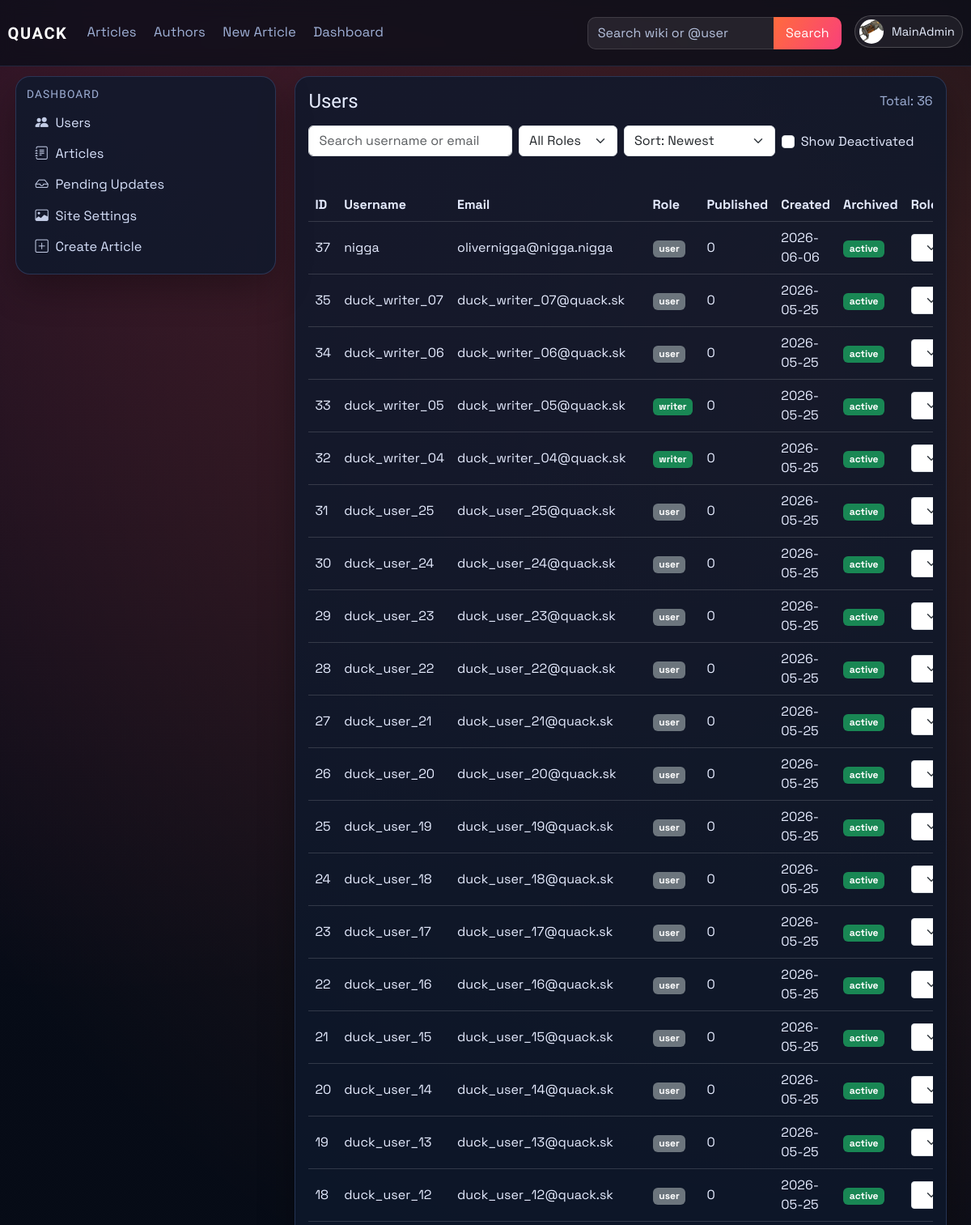
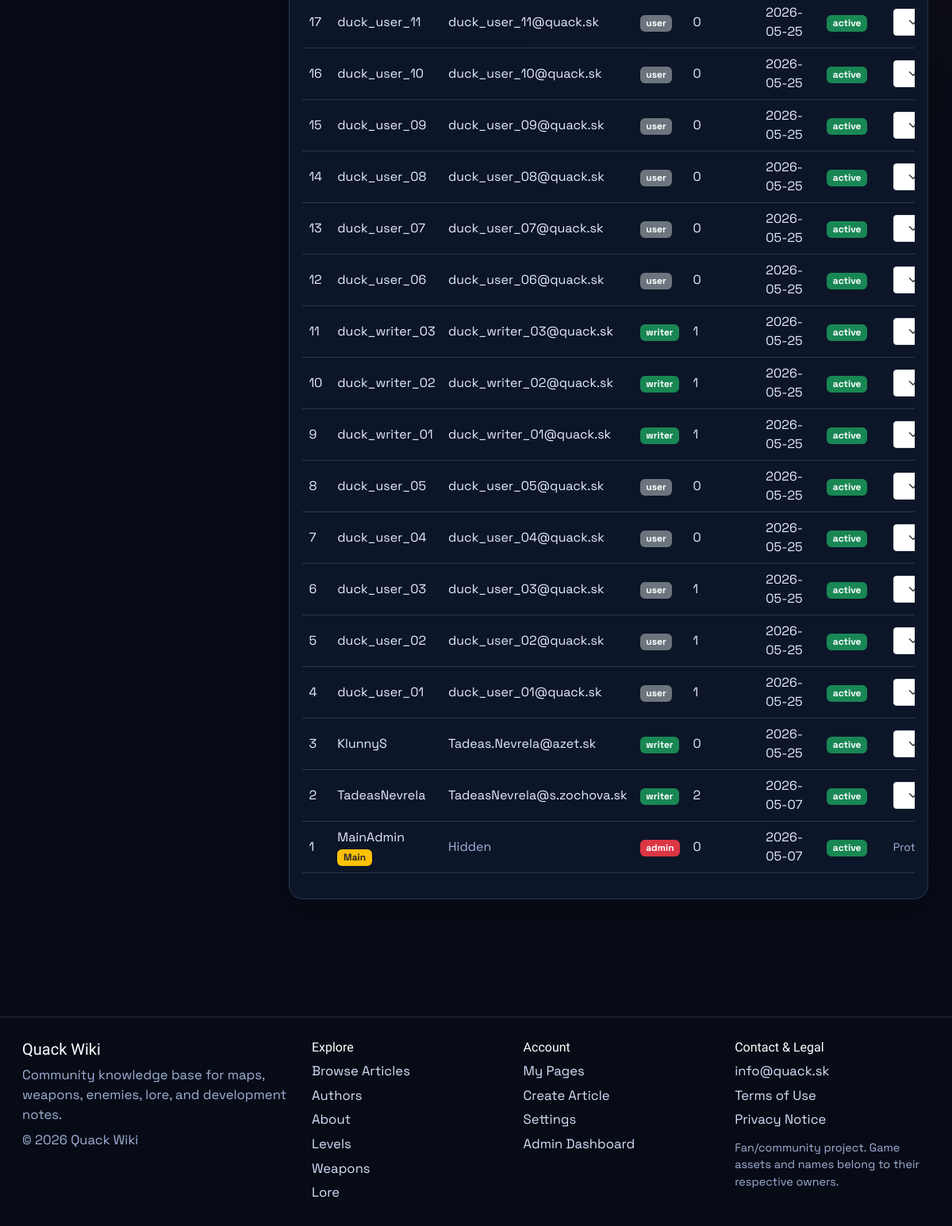
/dashboard/users (signed in), run on an earlier commit of the app's database (2 pictures, top to bottom).
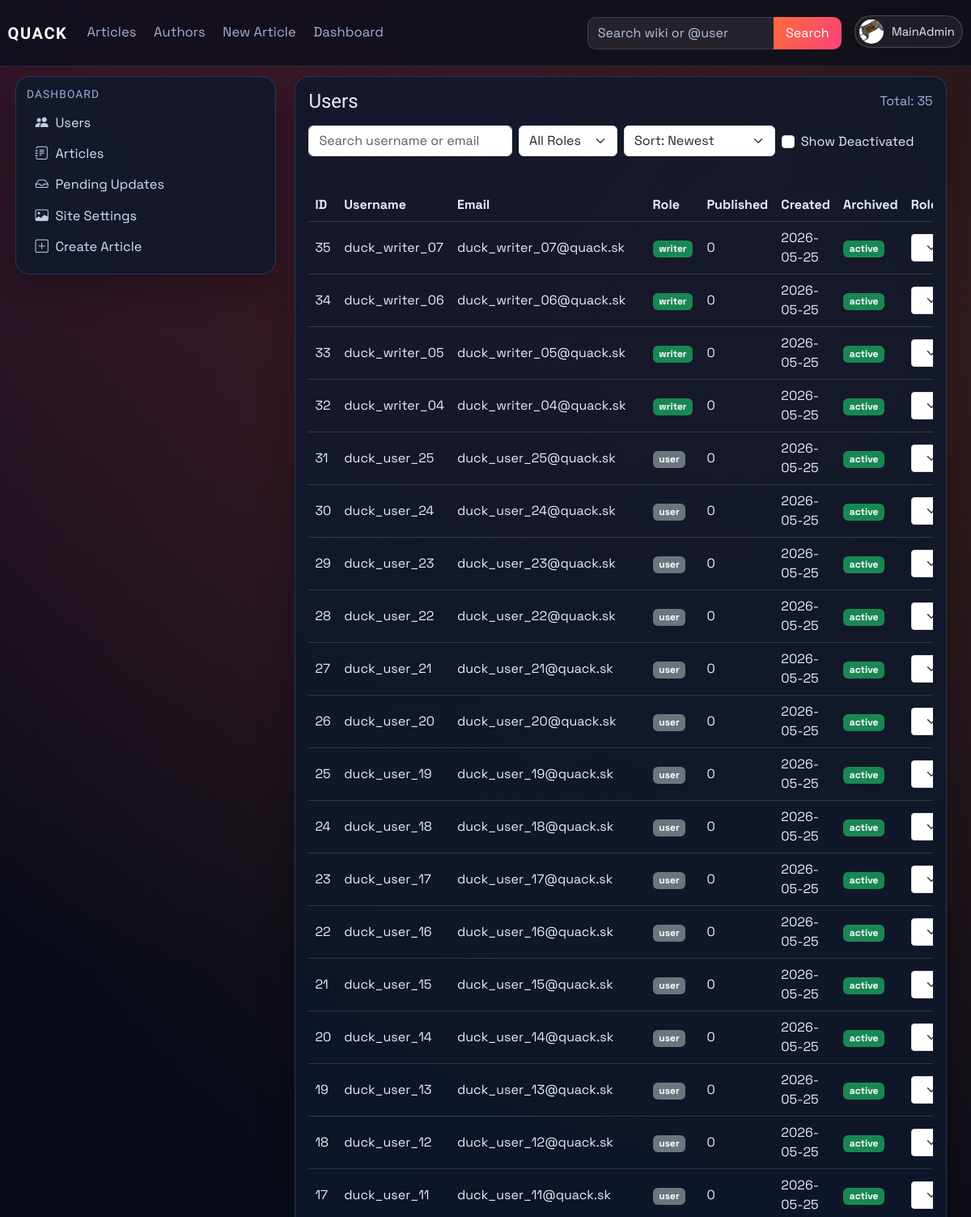
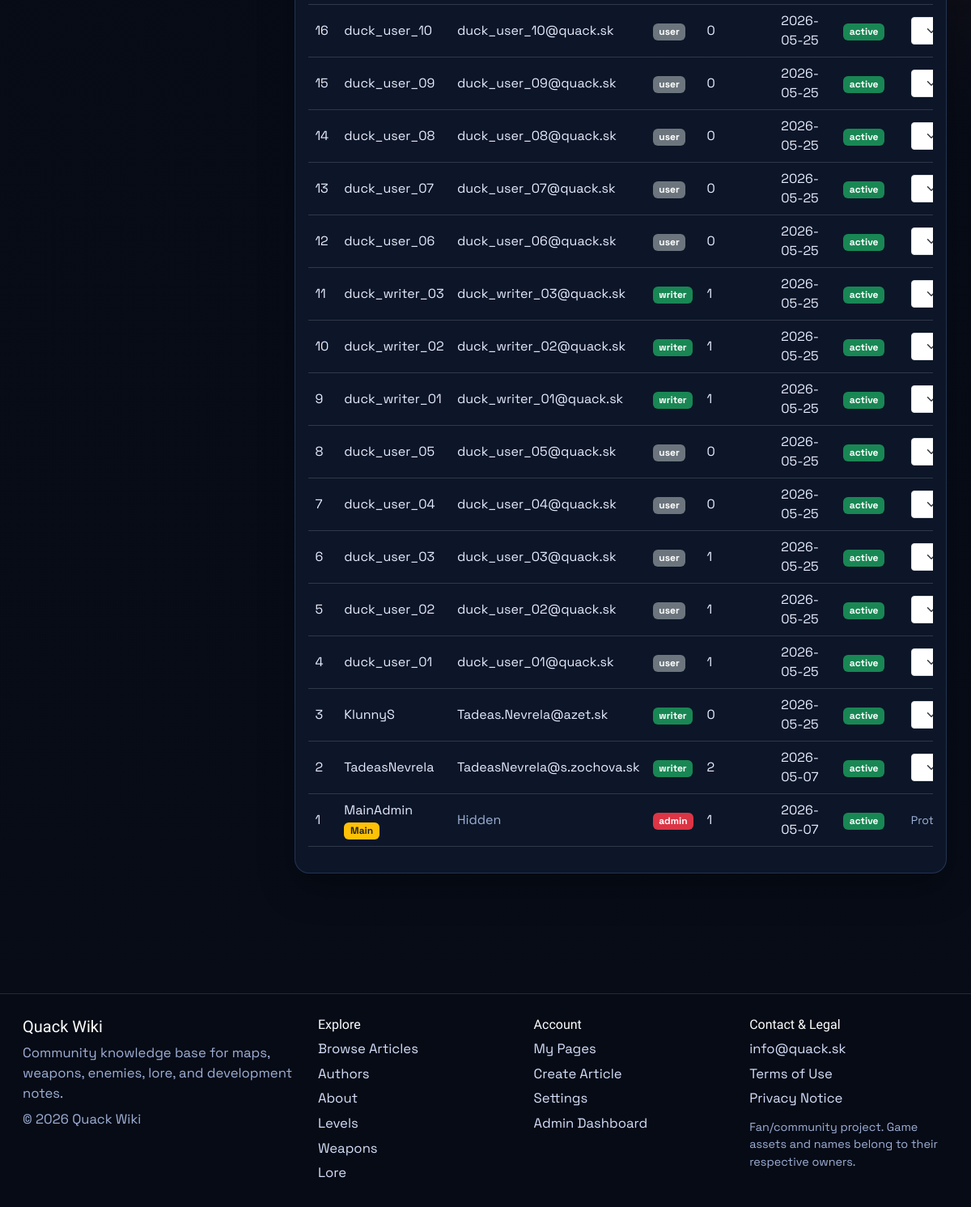
And on a later commit of the database (2 pictures, top to bottom).
### models.py (models this page shows, shortened)
class User(db.Model, UserMixin):
    id = db.Column(db.Integer, primary_key=True)
    username = db.Column(db.String(120), unique=True, nullable=False)
    email = db.Column(db.String(120), unique=True, nullable=False)
    password_hash = db.Column(db.String(128), nullable=False)
    profile_image_url = db.Column(db.String(120), nullable=True)
    public_display_name = db.Column(db.String(80), nullable=True)
    public_bio = db.Column(db.Text, nullable=True)
    created_at = db.Column(db.DateTime, default=datetime.utcnow)
    role = db.Column(db.String(30), default='user')
    is_archived = db.Column(db.Boolean, default=False, nullable=False)
    archived_at = db.Column(db.DateTime, nullable=True)

class Article(db.Model):
    id = db.Column(db.Integer, primary_key=True)
    title = db.Column(db.String(120), unique=True, nullable=False)
    author = db.Column(db.String(120), nullable=False)
    created_at = db.Column(db.DateTime, default=datetime.utcnow)
    image_url = db.Column(db.String(120), default='default.png')
    summary = db.Column(db.Text)
    content = db.Column(db.Text, nullable=False)
    infobox_data = db.Column(db.Text, nullable=True)
    tags = db.Column(db.JSON, default=list)
    status = db.Column(db.String(20), default='pending', nullable=False)
    approved_by = db.Column(db.String(120), nullable=True)
    approved_at = db.Column(db.DateTime, nullable=True)
    is_archived = db.Column(db.Boolean, default=False, nullable=False)
    archived_at = db.Column(db.DateTime, nullable=True)

### main.py (the view)
@app.route('/dashboard/users')
@role_required(['admin'])
def dashboard_users():
    search = (request.args.get('q') or '').strip()
    role_filter = (request.args.get('role') or 'all').strip().lower()
    show_archived = request.args.get('show_archived') == '1'
    sort = (request.args.get('sort') or 'newest').strip().lower()
    query = User.query
    if not show_archived:
        query = query.filter(User.is_archived.is_(False))
    if search:
        like = f'%{search}%'
        query = query.filter((User.username.ilike(like)) | (User.email.ilike(like)))
    if role_filter in {'user', 'writer', 'admin'}:
        query = query.filter(User.role == role_filter)
    sort_map = {
        'newest': User.created_at.desc(),
        'oldest': User.created_at.asc(),
        'username_az': User.username.asc(),
        'username_za': User.username.desc(),
        'role_az': User.role.asc(),
        'role_za': User.role.desc(),
    }
    users = query.order_by(sort_map.get(sort, User.created_at.desc())).all()
    all_published_counts = published_article_counts_by_user()
    published_counts = {user.username: all_published_counts.get(user.username, 0) for user in users}
    role_form = RoleForm()
    return render_template(
        'dashboard_users.html',
        users=users,
        published_counts=published_counts,
        role_form=role_form,
        search=search,
        role_filter=role_filter,
        show_archived=show_archived,
        sort=sort,
    )

### templates/dashboard_users.html (shortened to what this page needs)
{% extends "_base.html" %}
{% block content %}
<div class="container-fluid px-0">
    <section id="users-section" class="card p-3">
        <div class="d-flex justify-content-between align-items-center mb-3">
            <h4 class="mb-0">Users</h4>
            <span class="text-muted">Total: {{ users|length }}</span>
        </div>
        <form method="GET" action="{{ url_for('dashboard_users') }}" class="row g-2 mb-3" id="usersFilterForm">
            <div class="col-md-4">
                <input class="form-control" type="search" name="q" value="{{ search }}" placeholder="Search username or email" id="usersSearch">
            </div>
            <div class="col-md-2">
                <select class="form-select" name="role" onchange="this.form.submit()">
                    <option value="all" {% if role_filter == 'all' %}selected{% endif %}>All Roles</option>
                </select>
            </div>
            <div class="col-md-3">
                <select class="form-select" name="sort" onchange="this.form.submit()">
                    <option value="newest" {% if sort == 'newest' %}selected{% endif %}>Sort: Newest</option>
                </select>
            </div>
            <div class="col-md-3">
                <div class="form-check mt-2">
                    <input class="form-check-input" type="checkbox" value="1" id="showArchivedUsers" name="show_archived" onchange="this.form.submit()" {% if show_archived %}checked{% endif %}>
                    <label class="form-check-label" for="showArchivedUsers">Show Deactivated</label>
                </div>
            </div>
        </form>
        <div class="table-responsive">
            <table class="table table-hover align-middle">
                <thead>
                    <tr>
                        <th>ID</th>
                        <th>Username</th>
                        <th>Email</th>
                        <th>Role</th>
                        <th>Published</th>
                        <th>Created</th>
                        <th>Archived</th>
                        <th>Role Action</th>
                    </tr>
                </thead>
                <tbody>
                    {% for user in users %}
                    <tr>
                        <td>{{ user.id }}</td>
                        <td>
                            {% if user.is_archived %}
                            <span class="text-muted">{{ user.username }}</span>
                            {% else %}
                            <a href="{{ url_for('public_profile', username=user.username) }}">{{ user.username }}</a>
                            {% endif %}
                            {% if user.username == "MainAdmin" %} <span class="badge bg-warning text-dark">Main</span>{% endif %}
                        </td>
                        <td>
                            {% if user.username == "MainAdmin" %}
                                <span class="text-muted">Hidden</span>
                            {% else %}
                                {{ user.email }}
                            {% endif %}
                        </td>
                        <td>
                            {% if user.role == "admin" %}
                            <span class="badge bg-danger">admin</span>
                            {% elif user.role == "writer" %}
                            <span class="badge bg-success">writer</span>
                            {% else %}
                            <span class="badge bg-secondary">user</span>
                            {% endif %}
                        </td>
                        <td>{{ published_counts.get(user.username, 0) }}</td>
                        <td>{{ user.created_at.strftime('%Y-%m-%d') if user.created_at else '-' }}</td>
                        <td>
                            {% if user.is_archived %}
                            <span class="badge bg-secondary">deactivated</span>
                            {% else %}
                            <span class="badge bg-success">active</span>
                            {% endif %}
                        </td>
                        <td>
                            {% if user.is_archived %}
                                <span class="text-muted small">Deactivated user</span>
                            {% elif user.username == "MainAdmin" %}
                                <span class="text-muted small">Protected account</span>
                            {% elif user.id == current_user.id %}
                                <span class="text-muted small">Self-change blocked</span>
                            {% elif user.role == "admin" and current_user.username != "MainAdmin" %}
                                <span class="text-muted small">Only MainAdmin can modify admins</span>
                            {% else %}
                            <form method="POST" action="{{ url_for('set_role', user_id=user.id) }}" class="d-flex gap-2">
                                {{ role_form.role(class="form-select form-select-sm") }}
                            </form>
                            {% endif %}
                        </td>
                    </tr>
                    {% endfor %}
                </tbody>
            </table>
        </div>
    </section>
</div>
{% endblock %}

### templates/_base.html (shortened to what this page needs)
<!doctype html>
<html lang="en">
<head>
    <link href="https://cdn.jsdelivr.net/npm/bootstrap@5.3.3/dist/css/bootstrap.min.css" rel="stylesheet">
    <link href="https://cdn.jsdelivr.net/npm/bootstrap-icons@1.11.3/font/bootstrap-icons.min.css" rel="stylesheet">
    <link rel="stylesheet" href="{{ url_for('static', filename='css/style.css', v='20260606-1') }}">
</head>
<body>
    {% from "partials/tag_link.html" import tag_article_link %}
    {% include "partials/navbar.html" %}
    <div class="layout-shell container-fluid">
        <aside class="wiki-sidebar-detached d-none d-lg-block">
            {% include "partials/sidebar.html" %}
        </aside>
        <main class="page-content page-content-with-sidebar">
            {% block content %}{% endblock %}
        </main>
        <div class="layout-footer-spacer d-none d-lg-block" aria-hidden="true"></div>
    </div>
    {% include "partials/footer.html" %}
</body>
</html>

### templates/partials/tag_link.html
{% macro tag_article_link(tag, label, icon='', class_name='') -%}
<a href="{{ url_for('about') if tag == 'about-us' else url_for('tagged_article', tag=tag) }}"{% if class_name %} class="{{ class_name }}"{% endif %}>
    {% if icon %}<i class="{{ icon }} sidebar-icon"></i>{% endif %}{{ label }}
</a>
{%- endmacro %}

### templates/partials/navbar.html (shortened to what this page needs)
{% from "partials/tag_link.html" import tag_article_link %}
<nav class="navbar navbar-expand-lg main-nav">
    <div class="container-fluid nav-wrap">
        <a class="navbar-brand brand-mark" href="{{ url_for('index') }}">QUACK</a>
        <div class="collapse navbar-collapse" id="navbarNav">
            <ul class="navbar-nav me-auto nav-links">
                <li class="nav-item"><a class="nav-link" href="{{ url_for('articles') }}">Articles</a></li>
                <li class="nav-item"><a class="nav-link" href="{{ url_for('authors') }}">Authors</a></li>
                <li class="nav-item"><a class="nav-link" href="{{ url_for('create_article') }}">New Article</a></li>
                {% if current_user.is_authenticated and current_user.role == "admin" %}
                <li class="nav-item"><a class="nav-link" href="{{ url_for('dashboard_users') }}">Dashboard</a></li>
                {% elif current_user.is_authenticated and current_user.role == "writer" %}
                <li class="nav-item"><a class="nav-link" href="{{ url_for('dashboard_articles') }}">Dashboard</a></li>
                {% endif %}
            </ul>
            <ul class="navbar-nav ms-auto align-items-lg-center nav-tools">
                <li class="nav-item nav-search-wrap">
                    <form class="nav-search" method="GET" action="{{ url_for('site_search') }}">
                        {% set nav_query = request.args.get('q', '') %}
                        {% if request.endpoint == 'authors' and request.args.get('all') == '1' and nav_query %}
                            {% set nav_query = '@' ~ nav_query %}
                        {% elif request.endpoint not in ['articles', 'authors'] %}
                            {% set nav_query = '' %}
                        {% endif %}
                        <input class="form-control" type="search" name="q" value="{{ nav_query }}" placeholder="Search wiki or @user">
                        <button class="btn btn-brand" type="submit">Search</button>
                    </form>
                </li>
                {% if current_user.is_authenticated %}
                <li class="nav-item dropdown ms-lg-3">
                    <a class="profile-trigger" href="#" role="button" data-bs-toggle="dropdown" aria-expanded="false">
                        {% if current_user.profile_image_url %}
                        <img class="profile-avatar profile-avatar-img" src="{{ url_for('static', filename='img/' ~ current_user.profile_image_url) }}" alt="{{ current_user.username }} profile picture">
                        {% else %}
                        <span class="profile-avatar">{{ current_user.username[0]|upper }}</span>
                        {% endif %}
                        <span class="profile-name">{{ current_user.username }}</span>
                    </a>
                </li>
                {% else %}
                <li class="nav-item ms-lg-3">
                    <a class="btn btn-outline-light nav-login-btn" href="{{ url_for('login') }}">Login</a>
                </li>
                {% endif %}
            </ul>
        </div>
    </div>
</nav>

### templates/partials/sidebar.html (shortened to what this page needs)
<nav class="wiki-sidebar">
    {% if current_user.is_authenticated and current_user.role in ['admin', 'writer'] and request.endpoint in ['dashboard_users', 'dashboard_articles', 'dashboard_updates', 'dashboard_settings'] %}
    <h6 class="sidebar-title">Dashboard</h6>
    {% if current_user.role == 'admin' %}
    <a href="{{ url_for('dashboard_users') }}"><i class="bi bi-people-fill sidebar-icon"></i>Users</a>
    {% endif %}
    <a href="{{ url_for('dashboard_articles') }}"><i class="bi bi-journal-text sidebar-icon"></i>Articles</a>
    <a href="{{ url_for('dashboard_updates') }}"><i class="bi bi-inbox sidebar-icon"></i>Pending Updates</a>
    {% if current_user.role == 'admin' %}
    <a href="{{ url_for('dashboard_settings') }}"><i class="bi bi-image sidebar-icon"></i>Site Settings</a>
    {% endif %}
    <a href="{{ url_for('create_article') }}"><i class="bi bi-plus-square sidebar-icon"></i>Create Article</a>
    {% endif %}
</nav>

### templates/partials/footer.html
{% from "partials/tag_link.html" import tag_article_link %}
<footer class="site-footer">
    <div class="container-fluid">
        <div class="footer-grid">
            <section class="footer-brand">
                <h5>Quack Wiki</h5>
                <p>Community knowledge base for maps, weapons, enemies, lore, and development notes.</p>
                <p class="footer-copy">&copy; 2026 Quack Wiki</p>
            </section>
            <section class="footer-section">
                <h6>Explore</h6>
                <div class="footer-links">
                    <a href="{{ url_for('articles') }}">Browse Articles</a>
                    <a href="{{ url_for('authors') }}">Authors</a>
                    {{ tag_article_link('about-us', 'About') }}
                    {{ tag_article_link('levels', 'Levels') }}
                    {{ tag_article_link('weapons', 'Weapons') }}
                    {{ tag_article_link('lore', 'Lore') }}
                </div>
            </section>
            <section class="footer-section">
                <h6>Account</h6>
                <div class="footer-links">
                    {% if current_user.is_authenticated %}
                    <a href="{{ url_for('my_pages') }}">My Pages</a>
                    <a href="{{ url_for('create_article') }}">Create Article</a>
                    <a href="{{ url_for('profile') }}">Settings</a>
                    {% if current_user.role == 'admin' %}
                    <a href="{{ url_for('dashboard_users') }}">Admin Dashboard</a>
                    {% elif current_user.role == 'writer' %}
                    <a href="{{ url_for('dashboard_articles') }}">Writer Dashboard</a>
                    {% endif %}
                    {% else %}
                    <a href="{{ url_for('login') }}">Login</a>
                    <a href="{{ url_for('register') }}">Register</a>
                    {% endif %}
                </div>
            </section>
            <section class="footer-section">
                <h6>Contact & Legal</h6>
                <div class="footer-links">
                    <a href="#" data-copy-email="info@quack.sk">info@quack.sk</a>
                    <a href="{{ url_for('static', filename='docs/terms-of-use.pdf') }}">Terms of Use</a>
                    <a href="{{ url_for('static', filename='docs/privacy-notice.pdf') }}">Privacy Notice</a>
                </div>
                <p class="footer-note">Fan/community project. Game assets and names belong to their respective owners.</p>
            </section>
        </div>
    </div>
</footer>

What changed in the data, as far as the page shows it:
removed User: id "37", username "nigga", email "olivernigga@nigga.nigga", role "user", get "0", created_at "2026-06-06", is_archived "active"
computed for User "MainAdmin": get "0" → "1"
changed User "duck_writer_07": role "user" → "writer"
changed User "duck_writer_06": role "user" → "writer"
Also different on the page:
{{ users|length }}: "36" → "35"
